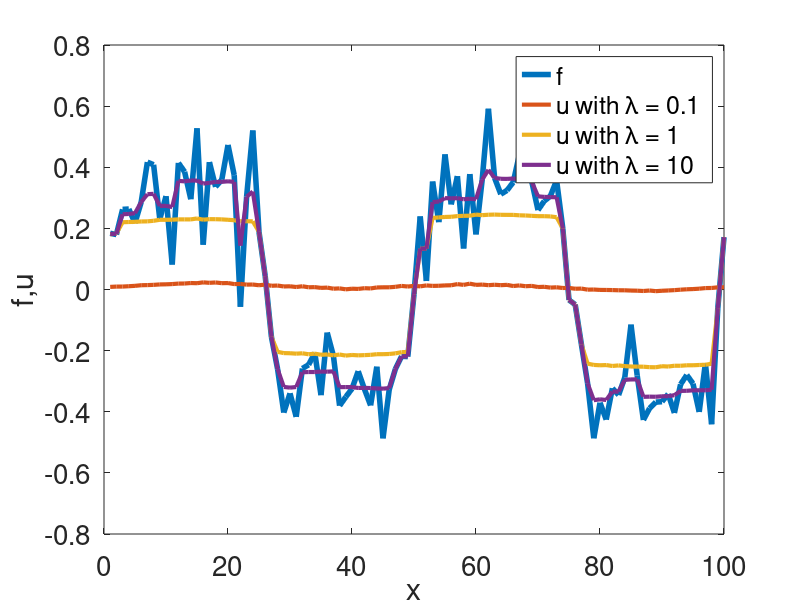

Reproduce this figure in MATLAB.
clear all

%% Smoothing

% 1D example
N = 100; % number of samples
x = linspace(0,2,N); % function domain
f = sin(x*2*pi)+1e-1*randn(1,N); % function

figure(1)
clf
plot(f,'linewidth',4)
hold all
NL = 3;
lambdas = logspace(-2,0,NL);
legtext = cell(NL,1);
legtext{1} = 'f';

%fwd_diff = @(x) 

Nit = 1000; % number of iterations
for lam=1:NL
    lambda = lambdas(lam);
    u = f;
    e = 2e-1;
    for it = 1:Nit
        
        % periodic
        u_back = u([2:end 1]);
        u_forw = u([end 1:end-1]);
        u_back_2 = u([3:end 1 2]);
        u_forw_2 = u([end-1  end 1:end-2]);
        
        % Mirrored 
        % Equivalent to Neumann where u'[y] = 0
        % for y at the signal boundary 
%         u_back = u([2:end end]);
%         u_forw = u([1 1:end-1]);
%         u_back_2 = u([3:end end end-1]);
%         u_forw_2 = u([2  1 1:end-2]);

        % Dirichlet
%         ue = [0 0 u 0 0];
%         u_back = ue(2:end-3);
%         u_forw = ue(4:end-1);
%         u_back_2 = ue(1:end-4);
%         u_forw_2 = ue(5:end);

        % forward
        uxx = 2 * (2 * u - u_forw - u_back);
        % backward
        %uxx = 2 * (2 * u - u_forw - u_back);
        % central
        %uxx = 2 * u - u_forw_2 - u_back_2;
        
        u = u-e*(lambda*(u-f)+uxx);
        
    end
    plot(u,'linewidth',3)
    legtext{lam+1} = ['u with \lambda = ' num2str(lambda)];
end
hold off
xlabel('x','fontsize',20);
ylabel('f,u','fontsize',20);
legend(legtext);
set(gca,'fontsize',20);
drawnow

%% 1D TV

% 1D example
N = 100; % number of samples
x = linspace(0,2,N); % function domain
f = min(0.3,max(-0.3,sin(x*2*pi)))+1e-1*randn(1,N); % function

figure(1)
clf
plot(f,'linewidth',4)
hold all
NL = 3;
lambdas = logspace(-1,1,NL);
legtext = cell(NL,1);
legtext{1} = 'f';



Nit = 5000; % number of iterations
for lam=1:NL
    lambda = lambdas(lam);
    u = f;
    e = 1e-3;
    for it = 1:Nit
        
        
        
        % periodic
        u_back = u([2:end 1]);
        u_forw = u([end 1:end-1]);
        u_back_2 = u([3:end 1 2]);
        u_forw_2 = u([end-1  end 1:end-2]);
        
        % Mirrored 
        % Equivalent to Neumann where u'[y] = 0
        % for y at the signal boundary 
%         u_back = u([2:end end]);
%         u_forw = u([1 1:end-1]);
%         u_back_2 = u([3:end end end-1]);
%         u_forw_2 = u([2  1 1:end-2]);

        % Dirichlet
%         ue = [0 0 u 0 0];
%         u_back = ue(2:end-3);
%         u_forw = ue(4:end-1);
%         u_back_2 = ue(1:end-4);
%         u_forw_2 = ue(5:end);
        
        % forward
        uxx = -sign( u_back - u ) + sign(u - u_forw);
        % backward
        %uxx = sign( u - u_forw ) - sign(u_back - u);
        % central
        %uxx = sign( (u - u_forw_2)/2 ) - sign((u_back_2 - u)/2);
        
        u = u-e*(lambda*(u-f)+uxx);
    end
    
    plot(u,'linewidth',3)
    legtext{lam+1} = ['u with \lambda = ' num2str(lambda)];
end
hold off
xlabel('x','fontsize',20);
ylabel('f,u','fontsize',20);
legend(legtext);
set(gca,'fontsize',20);
drawnow